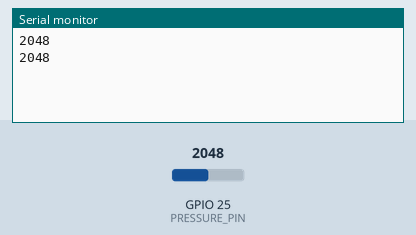
The sketch below on a simulated ESP32. On the bench: the last lines printed to the serial monitor. The inputs (shaded band) are chosen by the test bench; at power-on: GPIO 25 (PRESSURE_PIN) = 2048.

Above: at 1.8 s.
1.9 s: GPIO 25 (PRESSURE_PIN) set to 2866
At 2.7 s:
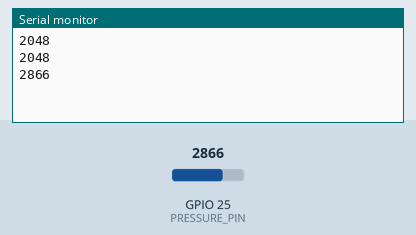
3.4 s: GPIO 25 (PRESSURE_PIN) set to 3603
At 4.8 s:
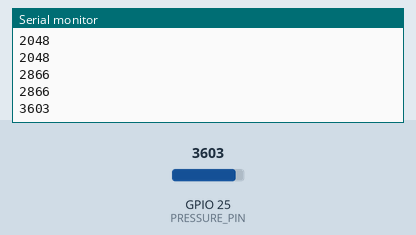
Timing chart, 0 to 6.4 s (numbered marks = the images above; inputs shaded):
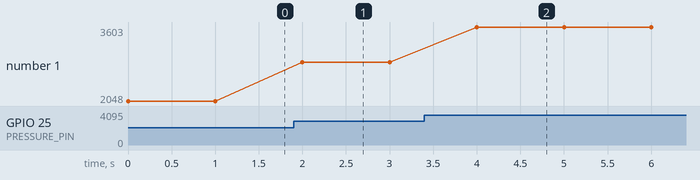

Measured:
- after the input at 1.9 s, the serial monitor: prints a new line after 0.10 s (image 1)
- after the input at 3.4 s, the serial monitor: prints a new line after 0.60 s (image 2)
- plotted number 1: 2048 → 2866 after the input at 1.9 s, 2866 → 3603 after the input at 3.4 s

The sketch:

esp_btn_test_v01.ino
```cpp
#define BTN_PIN 32
#define PHOTO_PIN 25
#define LEVEL_PIN 33
#define PRESSURE_PIN 25

void setup() {
  // put your setup code here, to run once:
  Serial.begin(9600);
  // pinMode(BTN_PIN, INPUT);
  // pinMode(LEVEL_PIN, INPUT);
}

void loop() {
  // put your main code here, to run repeatedly:
  // int x = digitalRead(LEVEL_PIN);
  int x = analogRead(PRESSURE_PIN);
  Serial.println(x);
  delay(1000);
}
```
